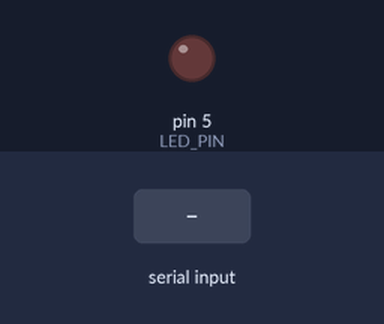
The sketch below on a simulated Arduino Uno, built with avr-gcc and run on an emulated ATmega328P. Shown: output pins drawn as LEDs (lit = HIGH). The inputs (shaded band) are chosen by the test bench. What the sketch prints to the serial monitor is not drawn.

Above: at 1.2 s.
1.3 s: "start;" received over Serial
At 2.5 s:
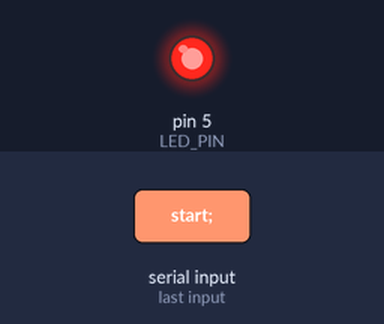
2.8 s: "stop;" received over Serial
At 3.7 s:
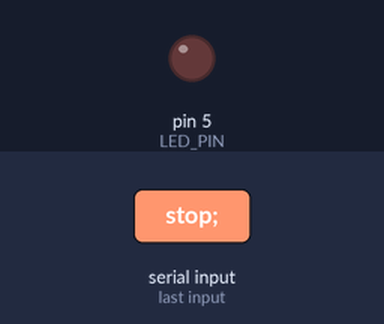
Timing chart, 0 to 5.8 s (numbered marks = the images above; inputs shaded):
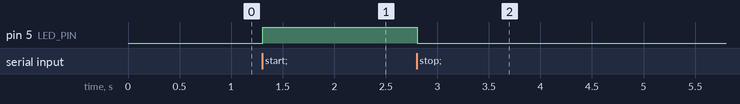

The sketch:

GuardClauses.ino
```cpp
// Use guard clauses to make the canMotorStart() function more readable.
// Hint:
// https://youtu.be/CFRhGnuXG-4
// https://wiki.c2.com/?GuardClause
// https://en.wikipedia.org/wiki/Guard_(computer_science)

bool motorIsRunning = false;
bool motorIsOverheating = false;
bool motorIsDamaged = false;
bool peopleAreInDangerZone = false;

const int LED_PIN = 5;

void setup()
{
    Serial.begin(9600);

    pinMode(LED_PIN, OUTPUT);

    Serial.println("Commands:");
    Serial.println("start;");
    Serial.println("stop;");
    Serial.println("walk in;");
    Serial.println("walk out;");
    Serial.println("overheat;");
    Serial.println("cool down;");
    Serial.println("damage;");
    Serial.println("repair;");
}

// Returns true if the motor can start, and false if it can not start.
bool canMotorStart()
{
    if (!motorIsOverheating)
    {
        if (!motorIsDamaged)
        {
            if (!peopleAreInDangerZone)
            {
                return true;
            }
            else
            {
                Serial.println("Motor can not start because people are in the danger zone.");
                return false;
            }
        }
        else
        {
            Serial.println("Motor can not start because it is damaged.");
            return false;
        }
    }
    else
    {
        Serial.println("Motor can not start because it is overheating.");
        return false;
    }
}

void updateSerialCommands()
{
    if (Serial.available() > 0)
    {
        String command = Serial.readStringUntil(';');

        if (command == "start")
        {
            motorIsRunning = canMotorStart();
        }

        if (command == "stop")
        {
            motorIsRunning = false;
        }

        if (command == "walk in")
        {
            motorIsRunning = false;
            peopleAreInDangerZone = true;
        }

        if (command == "walk out")
        {
            peopleAreInDangerZone = false;
        }

        if (command == "overheat")
        {
            motorIsRunning = false;
            motorIsOverheating = true;
        }

        if (command == "cool down")
        {
            motorIsOverheating = false;
        }

        if (command == "damage")
        {
            motorIsRunning = false;
            motorIsDamaged = true;
        }

        if (command == "repair")
        {
            motorIsDamaged = false;
        }
    }
}

void updateMotor()
{
    if (motorIsRunning)
    {
        digitalWrite(LED_PIN, HIGH);
    }
    else
    {
        digitalWrite(LED_PIN, LOW);
    }
}

void loop()
{
    updateSerialCommands();
    updateMotor();
}
```

Measured:
- after the input at 1.3 s, pin 5 (LED_PIN): LOW → HIGH at once
- after the input at 2.8 s, pin 5 (LED_PIN): HIGH → LOW at once
